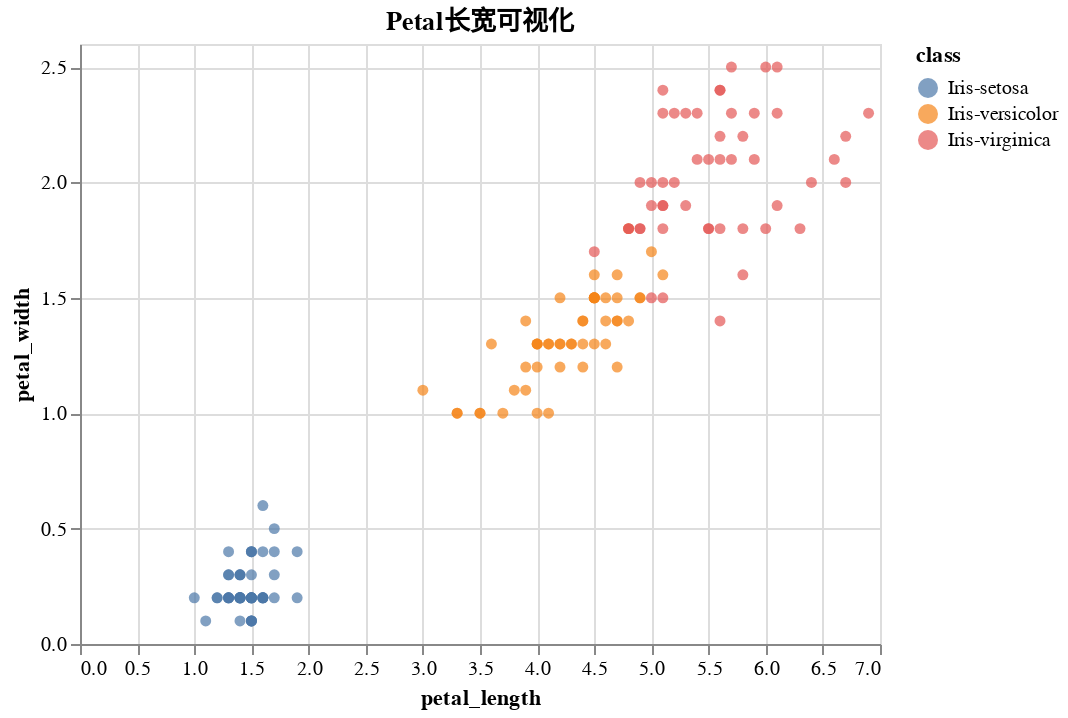

The notebook cell saved with this chart:
### Code cell
# Plot the scatter plot using petal_length and petal_width as x and y axis
alt.Chart(df).mark_circle().encode(
    x='petal_length',
    y='petal_width',
    color='class',
).interactive().properties(
    title='Petal长宽可视化'
)

### Figure 1 — Vega-Lite specification as saved in the notebook (floating-point values rounded to 4 significant figures; data arrays with more than 128 entries replaced by an {"elided": "..."} marker saying what was removed)
{"config": {"view": {"continuousWidth": 400, "continuousHeight": 300}}, "data": {"name": "data-d6d6e3a2d43482f3a01929a83eac65bc"}, "mark": "circle", "encoding": {"color": {"type": "nominal", "field": "class"}, "x": {"type": "quantitative", "field": "petal_length"}, "y": {"type": "quantitative", "field": "petal_width"}}, "selection": {"selector012": {"type": "interval", "bind": "scales", "encodings": ["x", "y"]}}, "title": "Petal长宽可视化", "$schema": "https://vega.github.io/schema/vega-lite/v4.8.1.json", "datasets": {"data-d6d6e3a2d43482f3a01929a83eac65bc": {"elided": "150 records"}}}
